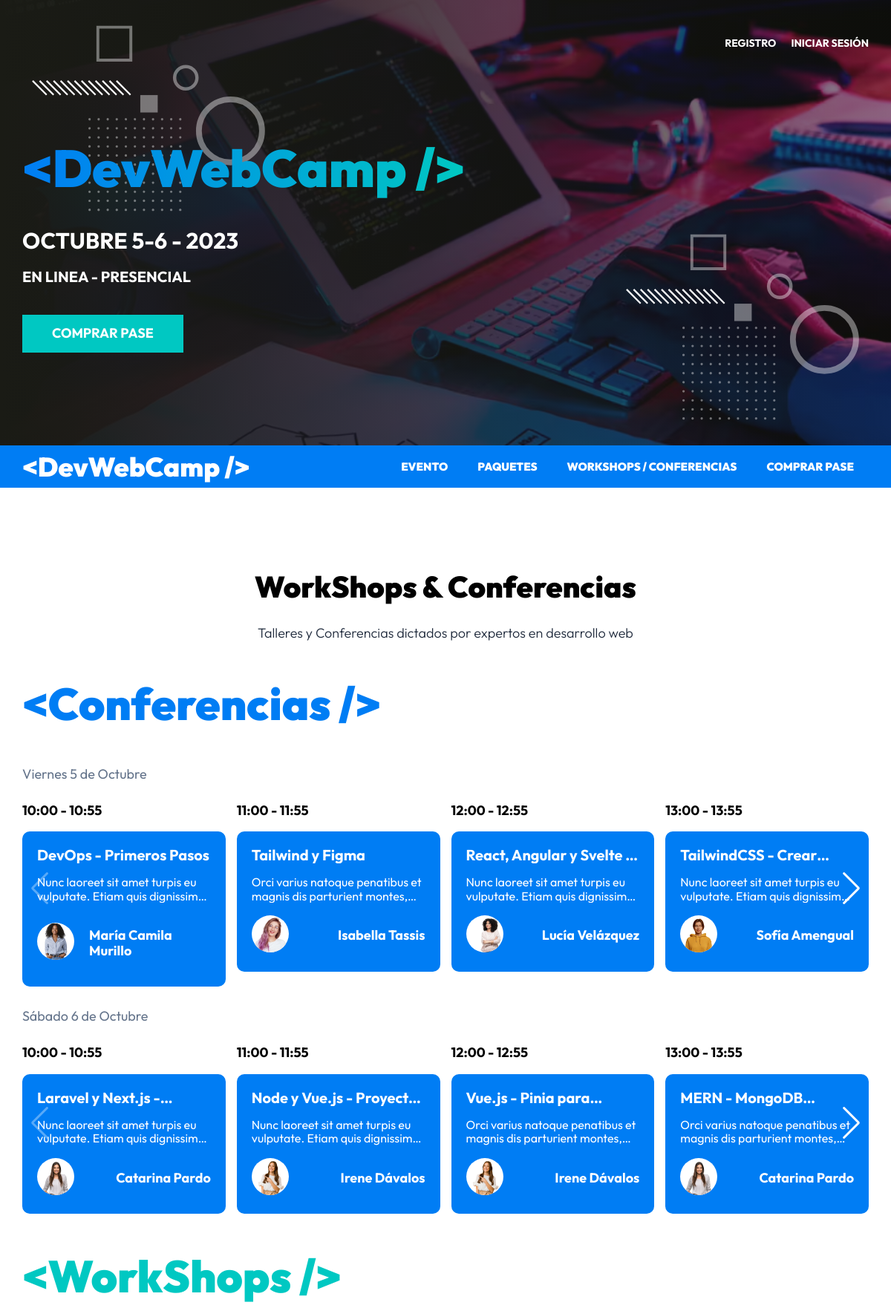
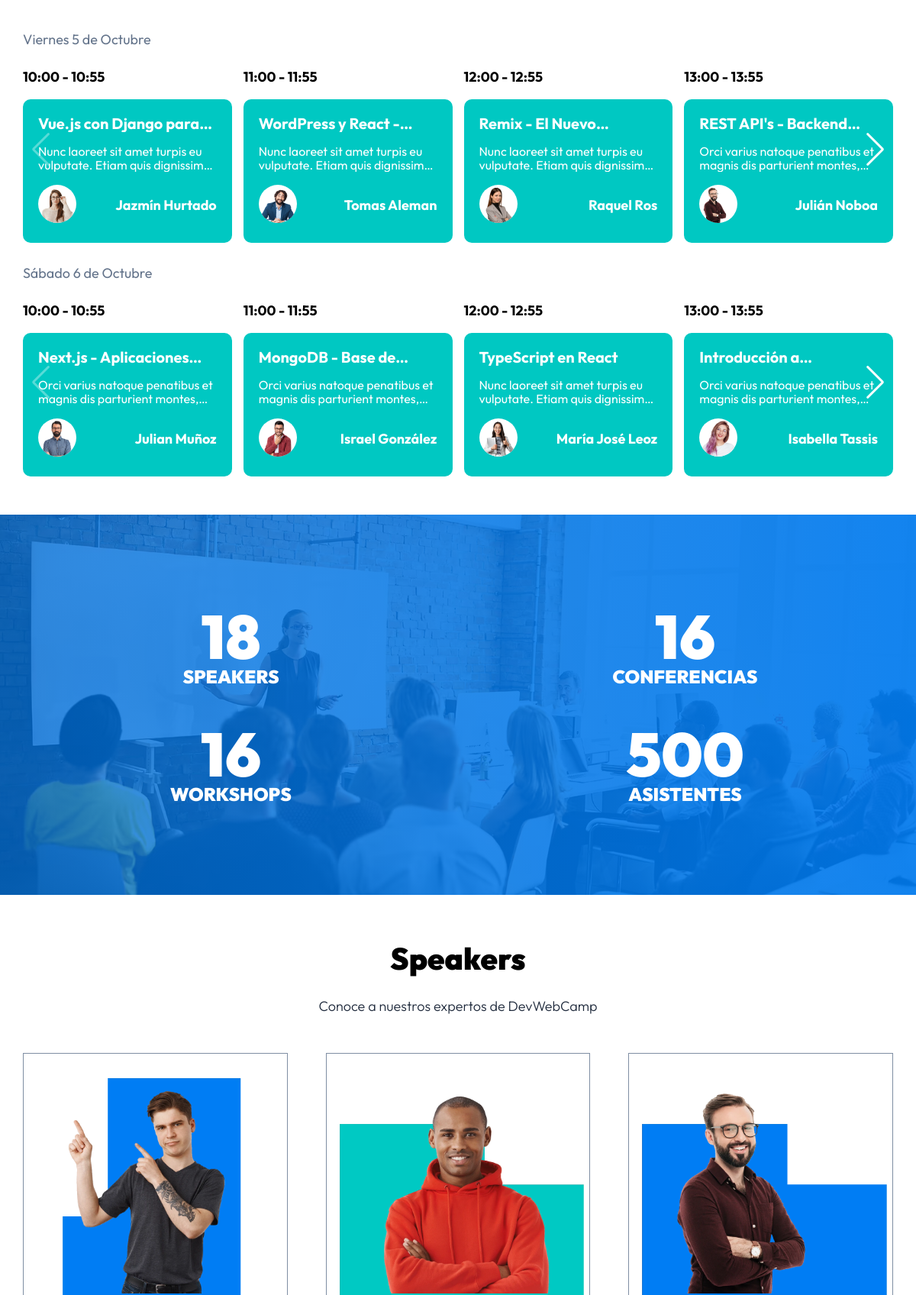
The page / (upper part) on the database its author committed (2 pictures, top to bottom).
### tables this page shows
CREATE TABLE `eventos` (
  `id` int NOT NULL AUTO_INCREMENT,
  `nombre` varchar(120) DEFAULT NULL,
  `descripcion` text,
  `disponibles` int DEFAULT NULL,
  `categoria_id` int NOT NULL,
  `dia_id` int NOT NULL,
  `hora_id` int NOT NULL,
  `ponente_id` int NOT NULL,
  PRIMARY KEY (`id`),
  KEY `fk_eventos_categorias_idx` (`categoria_id`),
  KEY `fk_eventos_dias1_idx` (`dia_id`),
  KEY `fk_eventos_horas1_idx` (`hora_id`),
  KEY `fk_eventos_ponentes1_idx` (`ponente_id`),
  CONSTRAINT `fk_eventos_categorias` FOREIGN KEY (`categoria_id`) REFERENCES `categorias` (`id`),
  CONSTRAINT `fk_eventos_dias1` FOREIGN KEY (`dia_id`) REFERENCES `dias` (`id`),
  CONSTRAINT `fk_eventos_horas1` FOREIGN KEY (`hora_id`) REFERENCES `horas` (`id`),
  CONSTRAINT `fk_eventos_ponentes1` FOREIGN KEY (`ponente_id`) REFERENCES `ponentes` (`id`)
);

CREATE TABLE `horas` (
  `id` int NOT NULL AUTO_INCREMENT,
  `hora` varchar(13) DEFAULT NULL,
  PRIMARY KEY (`id`)
);

CREATE TABLE `ponentes` (
  `id` int NOT NULL AUTO_INCREMENT,
  `nombre` varchar(40) DEFAULT NULL,
  `apellido` varchar(40) DEFAULT NULL,
  `ciudad` varchar(20) DEFAULT NULL,
  `pais` varchar(20) DEFAULT NULL,
  `imagen` varchar(32) DEFAULT NULL,
  `tags` varchar(120) DEFAULT NULL,
  `redes` text,
  PRIMARY KEY (`id`)
);

### controllers/PaginasController.php (called while the page is built, shortened)
<?php
class PaginasController {
    public static function index(Router $router) {
        $eventos = Evento::ordenar('hora_id', 'ASC');
        $eventos_formateados = [];
        foreach($eventos as $evento) {
            $evento->categoria = Categoria::find($evento->categoria_id);
            $evento->dia = Dia::find($evento->dia_id);
            $evento->hora = Hora::find($evento->hora_id);
            $evento->ponente = Ponente::find($evento->ponente_id);
            if($evento->dia_id === "1" && $evento->categoria_id === "1") {
                $eventos_formateados['conferencias_v'][] = $evento;
            }
            if($evento->dia_id === "2" && $evento->categoria_id === "1") {
                $eventos_formateados['conferencias_s'][] = $evento;
            }
            if($evento->dia_id === "1" && $evento->categoria_id === "2") {
                $eventos_formateados['workshops_v'][] = $evento;
            }
            if($evento->dia_id === "2" && $evento->categoria_id === "2") {
                $eventos_formateados['workshops_s'][] = $evento;
            }
        }
        $ponentes_total = Ponente::total();
        $conferencias_total = Evento::total('categoria_id', 1);
        $workshops_total = Evento::total('categoria_id', 2);
        $ponentes = Ponente::all();
        $router->render('paginas/index', [
            'titulo' => 'Inicio',
            'eventos' => $eventos_formateados,
            'ponentes_total' => $ponentes_total,
            'conferencias_total' => $conferencias_total,
            'workshops_total' => $workshops_total,
            'ponentes' => $ponentes
        ]);
    }
}

### public/index.php (called while the page is built, shortened)
<?php
$router = new Router();
$router->get('/login', [AuthController::class, 'login']);
$router->post('/login', [AuthController::class, 'login']);
$router->post('/logout', [AuthController::class, 'logout']);
$router->get('/registro', [AuthController::class, 'registro']);
$router->post('/registro', [AuthController::class, 'registro']);
$router->get('/olvide', [AuthController::class, 'olvide']);
$router->post('/olvide', [AuthController::class, 'olvide']);
$router->get('/reestablecer', [AuthController::class, 'reestablecer']);
$router->post('/reestablecer', [AuthController::class, 'reestablecer']);
$router->get('/mensaje', [AuthController::class, 'mensaje']);
$router->get('/confirmar-cuenta', [AuthController::class, 'confirmar']);
$router->get('/admin/dashboard', [DashboardController::class, 'index']);
$router->get('/admin/ponentes', [PonentesController::class, 'index']);
$router->get('/admin/ponentes/crear', [PonentesController::class, 'crear']);
$router->post('/admin/ponentes/crear', [PonentesController::class, 'crear']);
$router->get('/admin/ponentes/editar', [PonentesController::class, 'editar']);
$router->post('/admin/ponentes/editar', [PonentesController::class, 'editar']);
$router->post('/admin/ponentes/eliminar', [PonentesController::class, 'eliminar']);
$router->get('/admin/eventos', [EventosController::class, 'index']);
$router->get('/admin/eventos/crear', [EventosController::class, 'crear']);
$router->post('/admin/eventos/crear', [EventosController::class, 'crear']);
$router->get('/admin/eventos/editar', [EventosController::class, 'editar']);
$router->post('/admin/eventos/editar', [EventosController::class, 'editar']);
$router->post('/admin/eventos/eliminar', [EventosController::class, 'eliminar']);
$router->get('/api/eventos-horarios', [APIEventos::class, 'index']);
$router->get('/api/ponentes', [APIPonentes::class, 'index']);
$router->get('/api/ponente', [APIPonentes::class, 'ponente']);
$router->get('/api/regalos', [APIRegalos::class, 'index']);
$router->get('/admin/registrados', [RegistradosController::class, 'index']);
$router->get('/admin/regalos', [RegalosController::class, 'index']);
$router->get('/finalizar-registro', [RegistroController::class, 'crear']);
$router->post('/finalizar-registro/gratis', [RegistroController::class, 'gratis']);
$router->post('/finalizar-registro/pagar', [RegistroController::class, 'pagar']);
$router->get('/finalizar-registro/conferencias', [RegistroController::class, 'conferencias']);
$router->post('/finalizar-registro/conferencias', [RegistroController::class, 'conferencias']);
$router->get('/boleto', [RegistroController::class, 'boleto']);
$router->get('/', [PaginasController::class, 'index']);
$router->get('/devwebcamp', [PaginasController::class, 'evento']);
$router->get('/paquetes', [PaginasController::class, 'paquetes']);
$router->get('/workshops', [PaginasController::class, 'conferencias']);
$router->get('/404', [PaginasController::class, 'error']);
$router->comprobarRutas();

### models/ActiveRecord.php (called while the page is built, shortened)
<?php
class ActiveRecord {
    protected static $db;
    protected static $tabla = '';
    public static function setDB($database) {
        self::$db = $database;
    }
    public static function consultarSQL($query) {
        $resultado = self::$db->query($query);
        $array = [];
        while($registro = $resultado->fetch_assoc()) {
            $array[] = static::crearObjeto($registro);
        }
        return $array;
    }
    protected static function crearObjeto($registro) {
        $objeto = new static;
        foreach($registro as $key => $value ) {
            if(property_exists( $objeto, $key  )) {
                $objeto->$key = $value;
            }
        }
        return $objeto;
    }
    public static function all($orden = 'DESC') {
        $query = "SELECT * FROM " . static::$tabla . " ORDER BY id ${orden}";
        $resultado = self::consultarSQL($query);
        return $resultado;
    }
    public static function find($id) {
        $query = "SELECT * FROM " . static::$tabla  ." WHERE id = ${id}";
        $resultado = self::consultarSQL($query);
        return array_shift( $resultado ) ;
    }
    public static function ordenar($columna, $orden) {
        $query = "SELECT * FROM " . static::$tabla . " ORDER BY ${columna} ${orden}";
        $resultado = self::consultarSQL($query);
        return $resultado;
    }
    public static function total($columna = '', $valor = '') {
        $query = "SELECT COUNT(*) FROM " . static::$tabla;
        if($columna) {
            $query .= " WHERE ${columna} = ${valor} ";
        }
        $resultado = self::$db->query($query);
        $total_registros = $resultado->fetch_array();
        return array_shift($total_registros);
    }
}

### views/templates/evento.php (the view)
<div class="evento swiper-slide">
    <p class="evento__hora"><?php echo $evento->hora->hora; ?></p>
        <div class="evento__informacion">
            <h4 class="evento__nombre"><?php echo $evento->nombre; ?></h4>
                <p class="evento__introduccion"><?php echo $evento->descripcion; ?></p>
                <div class="evento__autor-info">
                    <picture>
                        <source srcset="img/speakers/<?php echo $evento->ponente->imagen; ?>.webp" type="image/webp">
                        <source srcset="img/speakers/<?php echo $evento->ponente->imagen; ?>.png" type="image/png">
                        <img class="evento__imagen-autor" loading="lazy" width="200" height="300" src="img/speakers/<?php echo $evento->ponente->imagen; ?>.png" alt="Imagen Ponente">
                    </picture>
                    <p class="evento__autor-nombre">
                        <?php echo $evento->ponente->nombre . " " . $evento->ponente->apellido; ?>
                    </p>
                </div>
            </div>
        </div>

### views/paginas/workshops.php (shortened to what this page needs)
<main class="agenda">
    <h1 class="agenda__heading">WorkShops & Conferencias</h1>
    <p class="agenda__descripcion">Talleres y Conferencias dictados por expertos en desarrollo web</p>
    <div class="eventos">
        <h3 class="eventos__heading">&lt;Conferencias /></h3>
        <p class="eventos__fecha">Viernes 5 de Octubre</p>
        <div class="eventos__listado slider swiper">
            <div class="swiper-wrapper">
            <?php foreach($eventos['conferencias_v'] as $evento) { ?>
                <?php include __DIR__ . '../../templates/evento.php' ?>
            <?php } ?>
            </div>
            <div class="swiper-button-next" ></div>
        </div>
        <p class="eventos__fecha">Sábado 6 de Octubre</p>
         <div class="eventos__listado slider swiper">
            <div class="swiper-wrapper">
            <?php foreach($eventos['conferencias_s'] as $evento) { ?>
                <?php include __DIR__ . '../../templates/evento.php' ?>
            <?php } ?>
            </div>
            <div class="swiper-button-next" ></div>
        </div>
    </div>
    <div class="eventos eventos--workshops">
        <h3 class="eventos__heading">&lt;WorkShops /></h3>
        <p class="eventos__fecha">Viernes 5 de Octubre</p>
         <div class="eventos__listado slider swiper">
            <div class="swiper-wrapper">
            <?php foreach($eventos['workshops_v'] as $evento) { ?>
                <?php include __DIR__ . '../../templates/evento.php' ?>
            <?php } ?>
            </div>
            <div class="swiper-button-next" ></div>
        </div>
        <p class="eventos__fecha">Sábado 6 de Octubre</p>
        <div class="eventos__listado slider swiper">
            <div class="swiper-wrapper">
            <?php foreach($eventos['workshops_s'] as $evento) { ?>
                <?php include __DIR__ . '../../templates/evento.php' ?>
            <?php } ?>
            </div>
            <div class="swiper-button-next" ></div>
        </div>
    </div>
</main>

### views/paginas/index.php (shortened to what this page needs)
<?php
    include_once __DIR__ . '/workshops.php';
?>
<section class="resumen">
    <div data-aos="<?php aos_animacion(); ?>" class="resumen__grid">
        <div class="resumen__bloque">
            <p class="resumen__texto resumen__texto--numero"><?php echo $ponentes_total; ?></p>
            <p class="resumen__texto">Speakers</p>
        </div>
        <div class="resumen__bloque">
            <p class="resumen__texto resumen__texto--numero"><?php echo $conferencias_total; ?></p>
            <p class="resumen__texto">Conferencias</p>
        </div>
        <div class="resumen__bloque">
            <p class="resumen__texto resumen__texto--numero"><?php echo $workshops_total; ?></p>
            <p class="resumen__texto">WorkShops</p>
        </div>
        <div class="resumen__bloque">
            <p class="resumen__texto resumen__texto--numero">500</p>
            <p class="resumen__texto">Asistentes</p>
        </div>
    </div>
</section>
<section class="speakers">
    <h1 class="speakers__heading">Speakers</h1>
    <p class="speakers__descripcion">Conoce a nuestros expertos de DevWebCamp</p>
    <div class="speakers__grid">
    <?php foreach($ponentes as $ponente) { ?>
        <div data-aos="<?php aos_animacion(); ?>" class="speaker">
            <picture>
                <source srcset="img/speakers/<?php echo $ponente->imagen; ?>.webp" type="image/webp">
                <source srcset="img/speakers/<?php echo $ponente->imagen; ?>.png" type="image/png">
                <img class="speaker__imagen" loading="lazy" width="200" height="300" src="img/speakers/<?php echo $evento->ponente->imagen; ?>.png" alt="Imagen Ponente">
            </picture>
        </div>
    <?php } ?>
    </div>
</section>

### rows shown on the page
eventos: hora.hora "10:00 - 10:55", nombre "DevOps - Primeros Pasos", descripcion "Nunc laoreet sit amet turpis eu vulputate. Etiam quis…", ponente.imagen (picture), ponente.nombre "María Camila", ponente.apellido "Murillo"
eventos: hora.hora "11:00 - 11:55", nombre "Tailwind y Figma", descripcion "Orci varius natoque penatibus et magnis dis parturient…", ponente.imagen (picture), ponente.nombre "Isabella", ponente.apellido "Tassis"
eventos: hora.hora "12:00 - 12:55", nombre "React, Angular y Svelte…", descripcion "Nunc laoreet sit amet turpis eu vulputate. Etiam quis…", ponente.imagen (picture), ponente.nombre "Lucía", ponente.apellido "Velázquez"
eventos: hora.hora "13:00 - 13:55", nombre "TailwindCSS -…", descripcion "Nunc laoreet sit amet turpis eu vulputate. Etiam quis…", ponente.imagen (picture), ponente.nombre "Sofía", ponente.apellido "Amengual"
eventos: hora.hora "10:00 - 10:55", nombre "Laravel y Next.js…", descripcion "Nunc laoreet sit amet turpis eu vulputate. Etiam quis…", ponente.imagen (picture), ponente.nombre "Catarina", ponente.apellido "Pardo"
eventos: hora.hora "11:00 - 11:55", nombre "Node y Vue.js -…", descripcion "Nunc laoreet sit amet turpis eu vulputate. Etiam quis…", ponente.imagen (picture), ponente.nombre "Irene", ponente.apellido "Dávalos"
eventos: hora.hora "12:00 - 12:55", nombre "Vue.js - Pinia…", descripcion "Orci varius natoque penatibus et magnis dis parturient…", ponente.imagen (picture), ponente.nombre "Irene", ponente.apellido "Dávalos"
eventos: hora.hora "13:00 - 13:55", nombre "MERN -…", descripcion "Orci varius natoque penatibus et magnis dis parturient…", ponente.imagen (picture), ponente.nombre "Catarina", ponente.apellido "Pardo"
eventos: hora.hora "10:00 - 10:55", nombre "Vue.js con Django…", descripcion "Nunc laoreet sit amet turpis eu vulputate. Etiam quis…", ponente.imagen (picture), ponente.nombre "Jazmín", ponente.apellido "Hurtado"
eventos: hora.hora "11:00 - 11:55", nombre "WordPress y React…", descripcion "Nunc laoreet sit amet turpis eu vulputate. Etiam quis…", ponente.imagen (picture), ponente.nombre "Tomas", ponente.apellido "Aleman"
eventos: hora.hora "12:00 - 12:55", nombre "Remix - El…", descripcion "Nunc laoreet sit amet turpis eu vulputate. Etiam quis…", ponente.imagen (picture), ponente.nombre "Raquel", ponente.apellido "Ros"
eventos: hora.hora "13:00 - 13:55", nombre "REST API's -…", descripcion "Orci varius natoque penatibus et magnis dis parturient…", ponente.imagen (picture), ponente.nombre "Julián", ponente.apellido "Noboa"
eventos: hora.hora "10:00 - 10:55", nombre "Next.js -…", descripcion "Orci varius natoque penatibus et magnis dis parturient…", ponente.imagen (picture), ponente.nombre "Julian", ponente.apellido "Muñoz"
eventos: hora.hora "11:00 - 11:55", nombre "MongoDB - Base…", descripcion "Orci varius natoque penatibus et magnis dis parturient…", ponente.imagen (picture), ponente.nombre "Israel", ponente.apellido "González"
eventos: hora.hora "12:00 - 12:55", nombre "TypeScript en React", descripcion "Nunc laoreet sit amet turpis eu vulputate. Etiam quis…", ponente.imagen (picture), ponente.nombre "María José", ponente.apellido "Leoz"
eventos: hora.hora "13:00 - 13:55", nombre "Introducción…", descripcion "Orci varius natoque penatibus et magnis dis parturient…", ponente.imagen (picture), ponente.nombre "Isabella", ponente.apellido "Tassis"
ponentes: shows a picture
ponentes: shows a picture
ponentes: shows a picture

### other values the page prints
$ponentes_total "18"
$conferencias_total "16"
$workshops_total "16"
